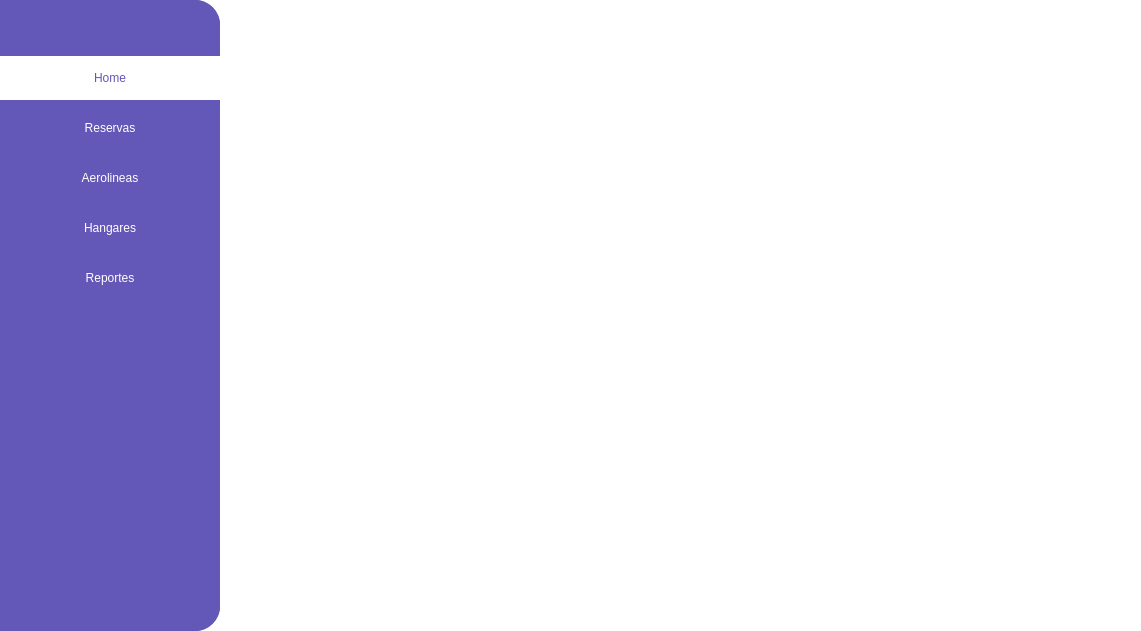
<?xml version="1.0" encoding="UTF-8"?>
<ui version="4.0">
 <class>MainWindow</class>
 <widget class="QMainWindow" name="MainWindow">
  <property name="geometry">
   <rect>
    <x>0</x>
    <y>0</y>
    <width>1141</width>
    <height>631</height>
   </rect>
  </property>
  <property name="windowTitle">
   <string>MainWindow</string>
  </property>
  <widget class="QWidget" name="centralwidget">
   <property name="styleSheet">
    <string notr="true">background-color: rgb(255, 255, 255);</string>
   </property>
   <layout class="QHBoxLayout" name="horizontalLayout">
    <property name="leftMargin">
     <number>0</number>
    </property>
    <property name="topMargin">
     <number>0</number>
    </property>
    <property name="rightMargin">
     <number>0</number>
    </property>
    <property name="bottomMargin">
     <number>0</number>
    </property>
    <item>
     <widget class="QWidget" name="widget" native="true">
      <property name="minimumSize">
       <size>
        <width>220</width>
        <height>0</height>
       </size>
      </property>
      <property name="maximumSize">
       <size>
        <width>220</width>
        <height>16777215</height>
       </size>
      </property>
      <property name="styleSheet">
       <string notr="true">QWidget
{
    background-color: #6357B7;
    border-top-right-radius: 25px;
	border-bottom-right-radius: 25px;
}

QPushButton
{
    color: white;
    background-color: #6357B7;
    border-radius: 15px;
    font: 14pt &quot;Bahnschrift&quot;;
}

QPushButton:disabled
{
    color: #6357B7;
    background-color: white;
    border-radius: 0px;
}</string>
      </property>
      <layout class="QVBoxLayout" name="verticalLayout">
       <property name="leftMargin">
        <number>0</number>
       </property>
       <property name="topMargin">
        <number>0</number>
       </property>
       <property name="rightMargin">
        <number>0</number>
       </property>
       <property name="bottomMargin">
        <number>0</number>
       </property>
       <item>
        <widget class="QWidget" name="widget_4" native="true">
         <property name="minimumSize">
          <size>
           <width>0</width>
           <height>50</height>
          </size>
         </property>
         <property name="maximumSize">
          <size>
           <width>16777215</width>
           <height>50</height>
          </size>
         </property>
        </widget>
       </item>
       <item>
        <widget class="QPushButton" name="home">
         <property name="enabled">
          <bool>false</bool>
         </property>
         <property name="minimumSize">
          <size>
           <width>220</width>
           <height>44</height>
          </size>
         </property>
         <property name="maximumSize">
          <size>
           <width>220</width>
           <height>44</height>
          </size>
         </property>
         <property name="layoutDirection">
          <enum>Qt::LeftToRight</enum>
         </property>
         <property name="autoFillBackground">
          <bool>false</bool>
         </property>
         <property name="text">
          <string>Home</string>
         </property>
        </widget>
       </item>
       <item>
        <widget class="QPushButton" name="reservas">
         <property name="minimumSize">
          <size>
           <width>0</width>
           <height>44</height>
          </size>
         </property>
         <property name="maximumSize">
          <size>
           <width>16777215</width>
           <height>44</height>
          </size>
         </property>
         <property name="text">
          <string>Reservas</string>
         </property>
        </widget>
       </item>
       <item>
        <widget class="QPushButton" name="aerolineas">
         <property name="minimumSize">
          <size>
           <width>0</width>
           <height>44</height>
          </size>
         </property>
         <property name="maximumSize">
          <size>
           <width>16777215</width>
           <height>44</height>
          </size>
         </property>
         <property name="text">
          <string>Aerolineas</string>
         </property>
        </widget>
       </item>
       <item>
        <widget class="QPushButton" name="hangares">
         <property name="minimumSize">
          <size>
           <width>0</width>
           <height>44</height>
          </size>
         </property>
         <property name="maximumSize">
          <size>
           <width>16777215</width>
           <height>44</height>
          </size>
         </property>
         <property name="text">
          <string>Hangares</string>
         </property>
        </widget>
       </item>
       <item>
        <widget class="QPushButton" name="reportes">
         <property name="minimumSize">
          <size>
           <width>0</width>
           <height>44</height>
          </size>
         </property>
         <property name="maximumSize">
          <size>
           <width>16777215</width>
           <height>44</height>
          </size>
         </property>
         <property name="text">
          <string>Reportes</string>
         </property>
        </widget>
       </item>
       <item>
        <widget class="QWidget" name="widget_3" native="true">
         <property name="minimumSize">
          <size>
           <width>0</width>
           <height>250</height>
          </size>
         </property>
         <property name="maximumSize">
          <size>
           <width>16777215</width>
           <height>500</height>
          </size>
         </property>
        </widget>
       </item>
      </layout>
     </widget>
    </item>
    <item>
     <widget class="QWidget" name="widget_2" native="true">
      <property name="styleSheet">
       <string notr="true">
QWidget
{
    background-color: white;
    border-radius: 20px;
}

QPushButton
{
    color: white;
    background-color: #6357B7;
    border-radius: 15px;
    font: 14pt &quot;Bahnschrift&quot;;
}

QPushButton:Pressed
{
    background-color: #C397E4;
}

QPushButton:disabled
{
    color: #6357B7;
    background-color: white;
    border-radius: 0px;
}

QLineEdit
{
    color: #6357B7;
    background-color: white;
    border : 2px solid #6357B7;
    border-radius: 15px;
    font: 10pt &quot;Bahnschrift&quot;;
    border: 1px solid #6357B7;
    padding: 10px;
}

QLabel
{
    background-color: transparent;
    color: #6357B7;
    font: 12pt &quot;Bahnschrift&quot;;
}</string>
      </property>
     </widget>
    </item>
   </layout>
  </widget>
 </widget>
 <resources/>
 <connections/>
</ui>
